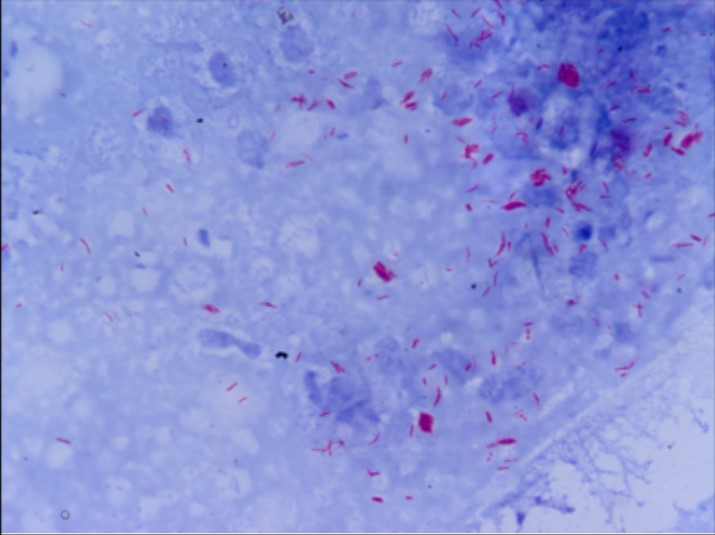
#> input picture assets/test2.jpg, 715 x 535 px, found by its file name
$ jupyter execute main.ipynb   (older library calls are emulated)
#> lines starting #> are read from the running program, lines starting #| are printed output that depends on the picture; after the words box and inside, x2 and y2 are one past the last pixel; in counts of white or black regions, pixels touching at a corner belong together
[cell 1]
import imutils
import cv2
import numpy
import matplotlib.pyplot as plt
path=r'C:\Users\KIIT\Desktop\test2.jpg'
image = cv2.imread(path)
#> image is the input picture: shape (535, 715, 3); mean B, G, R 215.9, 148.4, 138.1
plt.imshow(image)

[cell 2]
cv2.imwrite("test.jpg",image)
#> Out = True

[cell 3]
kernel = numpy.array([[0, -1, 0],
                   [-1, 5,-1],
                   [0, -1, 0]])
image_sharp = cv2.filter2D(src=image, ddepth=-1, kernel=kernel)
plt.imshow(image_sharp)

[cell 4]
gray = cv2.cvtColor(image_sharp, cv2.COLOR_BGR2GRAY)
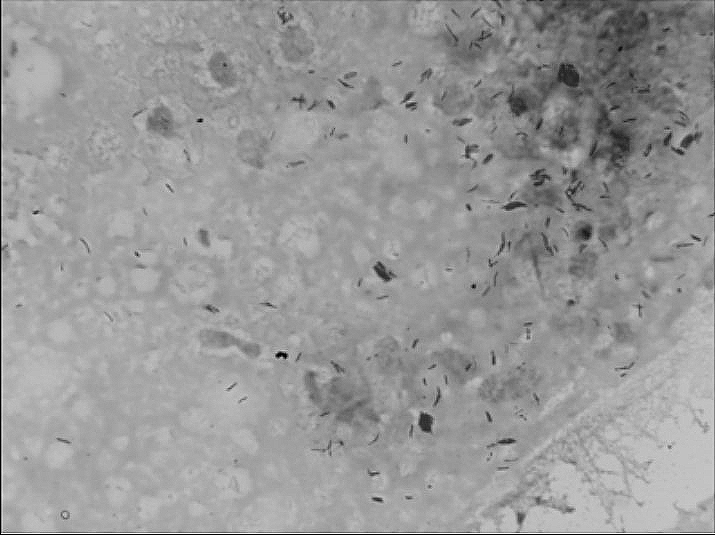
#> gray: shape (535, 715); min 0, max 255, mean 152.7
plt.imshow(gray, cmap='gray');

[cell 5]
canny = cv2.Canny(gray,threshold1=100, threshold2=200)
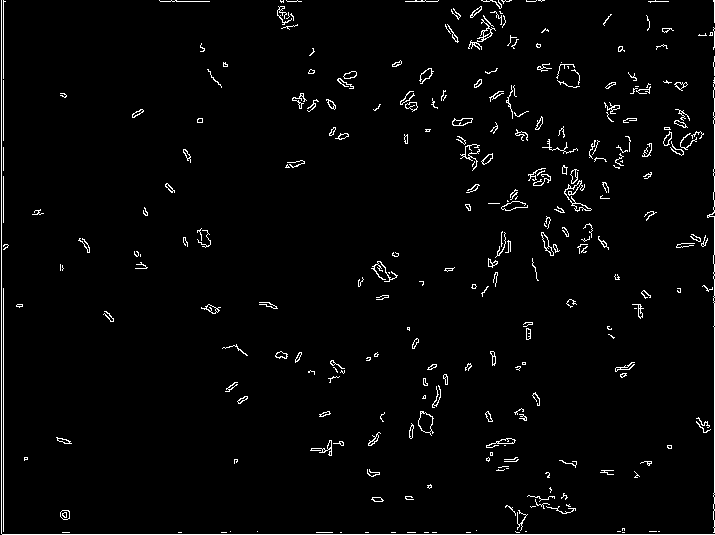
#> canny: shape (535, 715); 2.5% white in thin lines or dots
plt.imshow(canny, cmap='gray')

[cell 6]
dilated = cv2.dilate(canny, (1,1), iterations = 1)
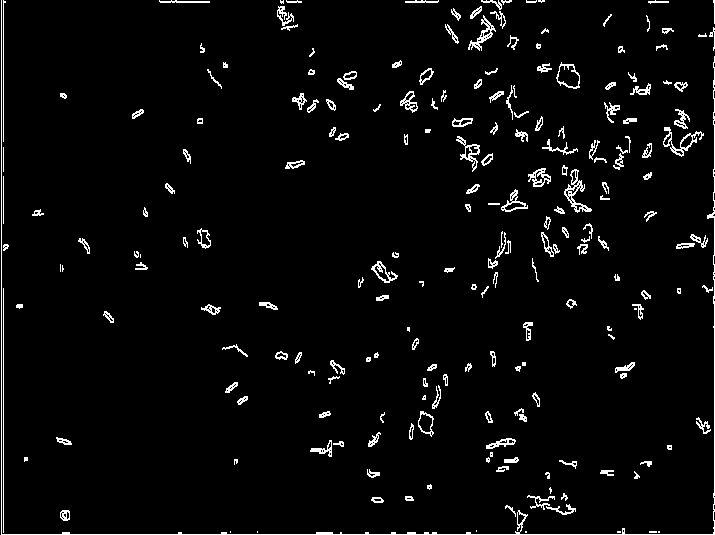
#> dilated: shape (535, 715); 3.6% white in thin lines or dots
plt.imshow(dilated, cmap='gray')

[cell 7]
(cnt, heirarchy) = cv2.findContours(dilated.copy(), cv2.RETR_EXTERNAL, cv2.CHAIN_APPROX_NONE)
#> cnt = 216 contours, 86 with area under 20; largest, box (x1, y1, x2, y2) and area: (556, 62, 580, 89) 419, (564, 169, 592, 213) 364, (663, 127, 704, 157) 318, (1, 0, 715, 535) 316, (418, 411, 434, 437) 248
rgb = cv2.cvtColor(dilated, cv2.COLOR_BGR2RGB)
#> rgb: shape (535, 715, 3); 3.6% white in thin lines or dots
cv2.drawContours(rgb, cnt, -1, (0,255,0), 2)
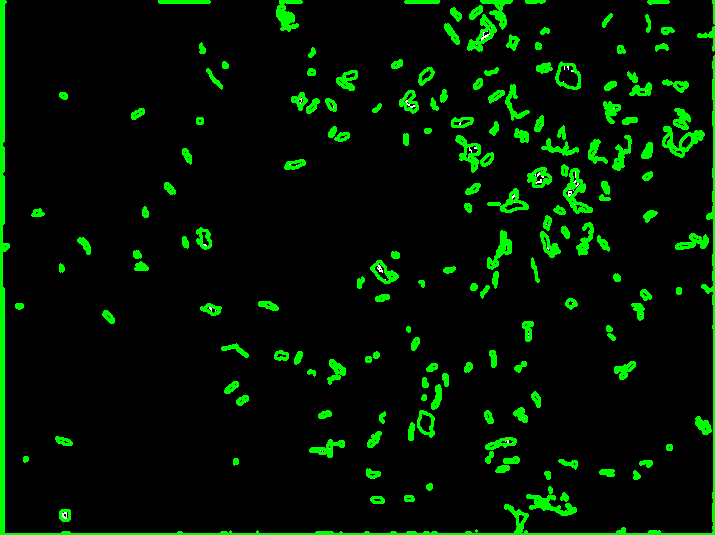
#> rgb: shape (535, 715, 3); mean R, G, B 0.2, 18.7, 0.2
plt.imshow(rgb)

[cell 8]
print('Bacteria Objects Detected in the image: ', len(cnt))
#| Bacteria Objects Detected in the image:  216
plt.show()

[cell 9]
""" GBR Vector for the color (76, 99 ,203)"""

[cell 10]
from PIL import Image
path=r'C:\Users\KIIT\Desktop\test2.jpg'
im = Image.open(path)
plt.imshow(im)

[cell 11]
imarray=numpy.array(im)

[cell 12]
imarray_contours=imarray.copy()

[cell 13]
counter={}
colors=['pink']
for color in colors:
    image_process=imarray_contours.copy()
    counter[color]=0
    if color=='pink':
        lower=numpy.array([232,49,44])
        upper=numpy.array([284,59,54])

    image_mask=cv2.inRange(image_process,lower,upper)
    image_res=cv2.bitwise_and(image_process,image_process,mask=image_mask)

    image_gray=cv2.cvtColor(image_process,cv2.COLOR_BGR2GRAY)
    image_gray=cv2.GaussianBlur(image_gray,(5,5),0)

    image_edge=cv2.Canny(image_gray,50,100)
    image_edge=cv2.dilate(image_edge,None,iterations=1)
    image_edge=cv2.erode(image_edge,None,iterations=1)

    cnts=cv2.findContours(image_edge.copy(),cv2.RETR_EXTERNAL,cv2.CHAIN_APPROX_SIMPLE)
    rgb=cv2.cvtColor(image_edge.copy(),cv2.COLOR_BGR2RGB)
    cv2.drawContours(rgb,cnt,-1,(0,255,0),2)

    cnts=cnts[0] if imutils.is_cv2() else cnts[1]

    print(len(cnt))

    for item in cnts:

        counter[color]+=1

    print(counter)
#> this loop made 1 pass
#| 216
#> pass 1, `image_gray=cv2.cvtColor(image_process,cv2.COLOR_BGR2GRAY)`:
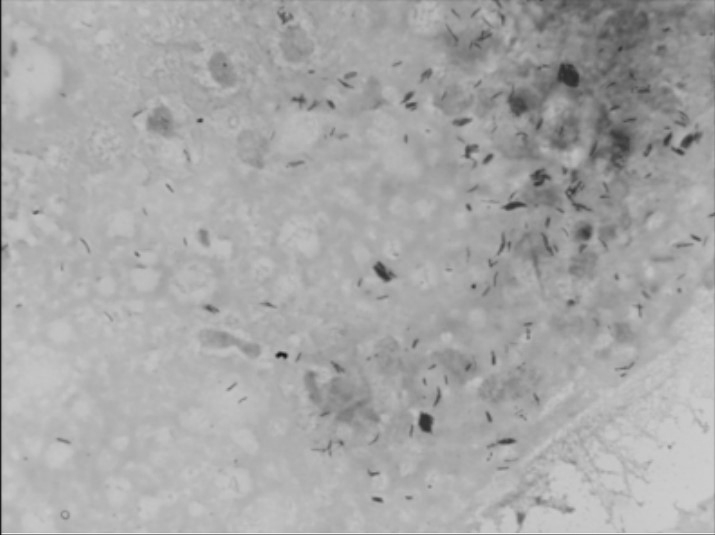
#> image_gray: shape (535, 715); min 13, max 242, mean 167.4
#> after the loop, counter = {'pink': 144}

$ run again, with assets/test.jpg copied over assets/test2.jpg
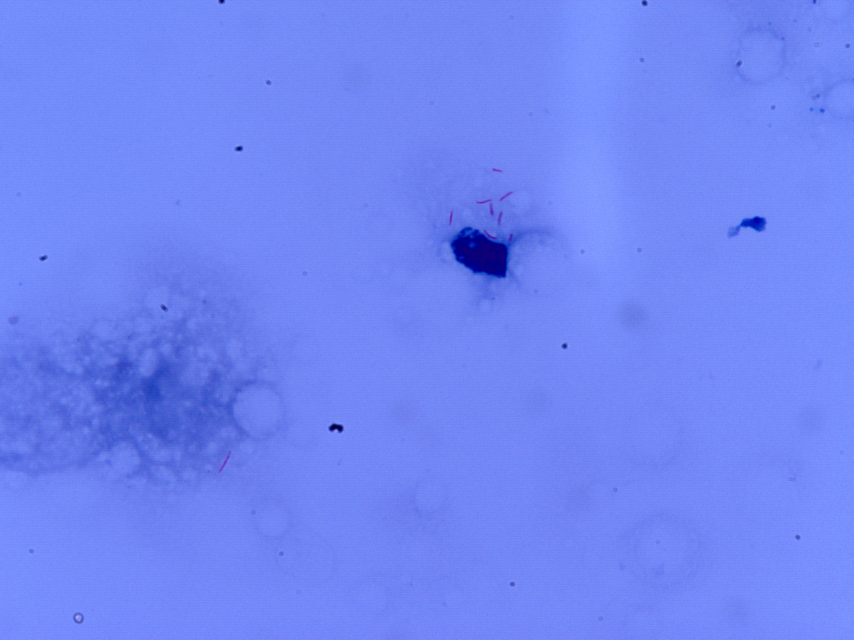
#> input picture assets/test.jpg, 2560 x 1920 px, found by its file name (shown at 1/3 size)
#> image is the input picture: shape (1920, 2560, 3); mean B, G, R 244.5, 134.3, 112.2
#> Out = True
#> `canny = cv2.Canny(gray,threshold1=100, threshold2=200)`:
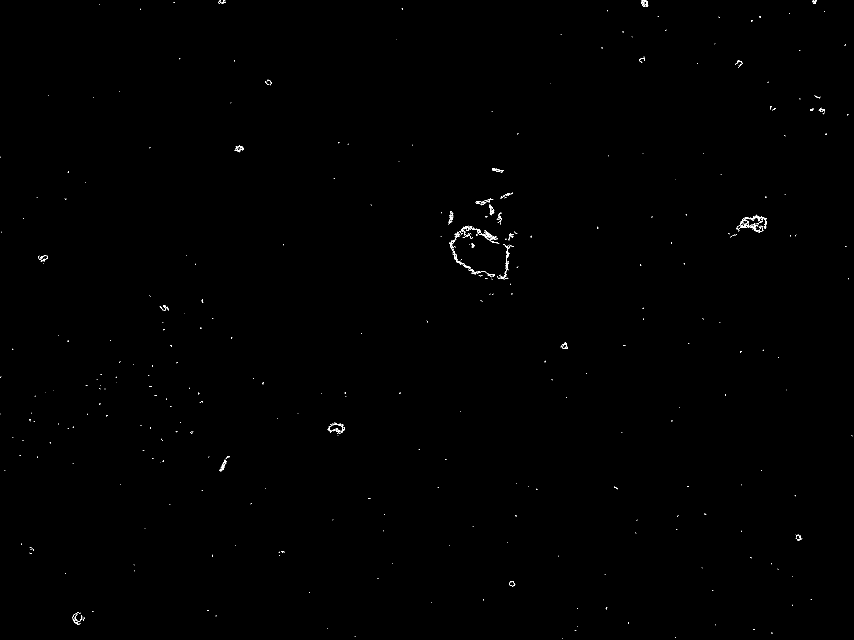
#> canny: shape (1920, 2560) (shown at 1/3 size); 0.13% white in thin lines or dots
#> dilated: shape (1920, 2560); 0.21% white in thin lines or dots
#> cnt = 318 contours, 283 with area under 20; largest, box (x1, y1, x2, y2) and area: (1363, 677, 1498, 732) 914, (2211, 644, 2301, 699) 904, (1348, 715, 1447, 825) 644, (1491, 733, 1542, 840) 394, (1923, 0, 1945, 22) 292
#| Bacteria Objects Detected in the image:  318
#> the loop `for color in colors:` made 1 pass
#| 318
#> pass 1, `image_gray=cv2.cvtColor(image_process,cv2.COLOR_BGR2GRAY)`:
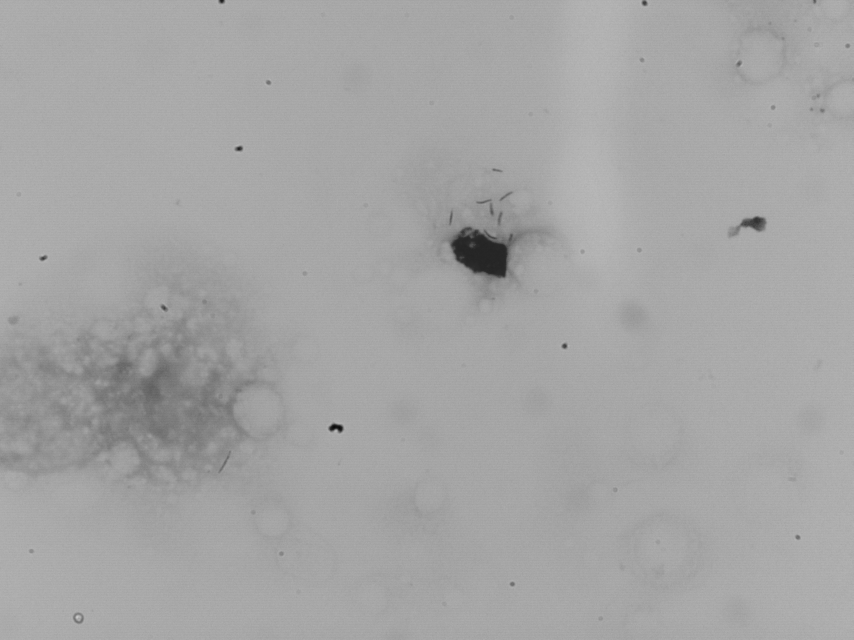
#> image_gray: shape (1920, 2560) (shown at 1/3 size); min 5, max 208, mean 164.8
#> after the loop `for color in colors:`: counter = {'pink': 37}

$ run again, with assets/test3.png saved as assets/test2.jpg
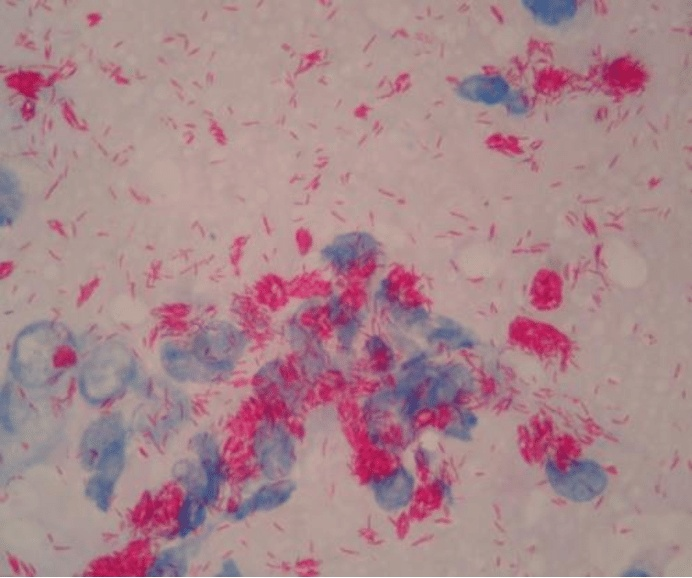
#> input picture assets/test3.png, 692 x 578 px, found by its file name
#> image is the input picture: shape (578, 692, 3); mean B, G, R 140.3, 134.5, 168.7
#> Out = True
#> `canny = cv2.Canny(gray,threshold1=100, threshold2=200)`:
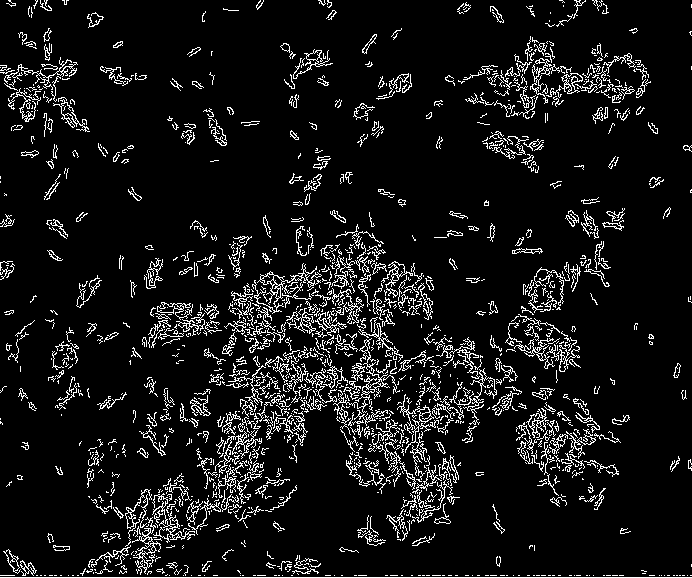
#> canny: shape (578, 692); 8.5% white in thin lines or dots
#> dilated: shape (578, 692); 13.5% white in thin lines or dots
#> cnt = 389 contours, 195 with area under 20; largest, box (x1, y1, x2, y2) and area: (0, 242, 692, 578) 22760, (368, 332, 497, 542) 5832, (458, 36, 651, 120) 3792, (505, 314, 581, 373) 2094, (516, 402, 621, 508) 1996
#| Bacteria Objects Detected in the image:  389
#> the loop `for color in colors:` made 1 pass
#| 389
#> after the loop `for color in colors:`:
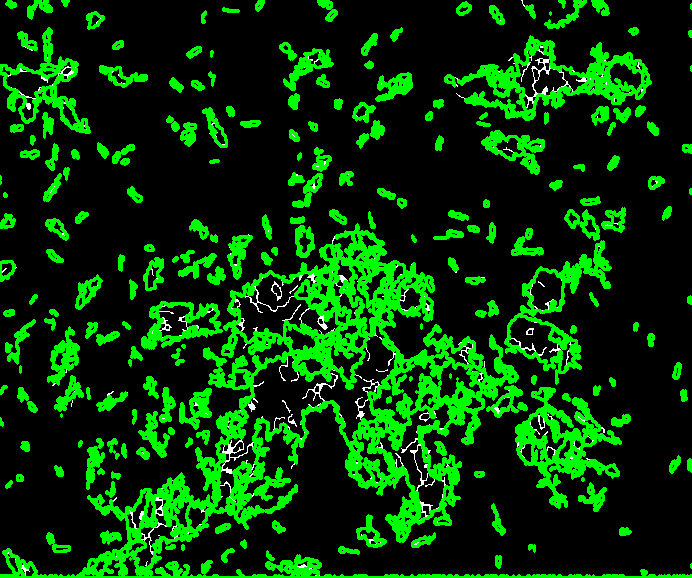
#> rgb: shape (578, 692, 3); mean R, G, B 2.4, 54.9, 2.4
#> after the loop `for color in colors:`: counter = {'pink': 150}
